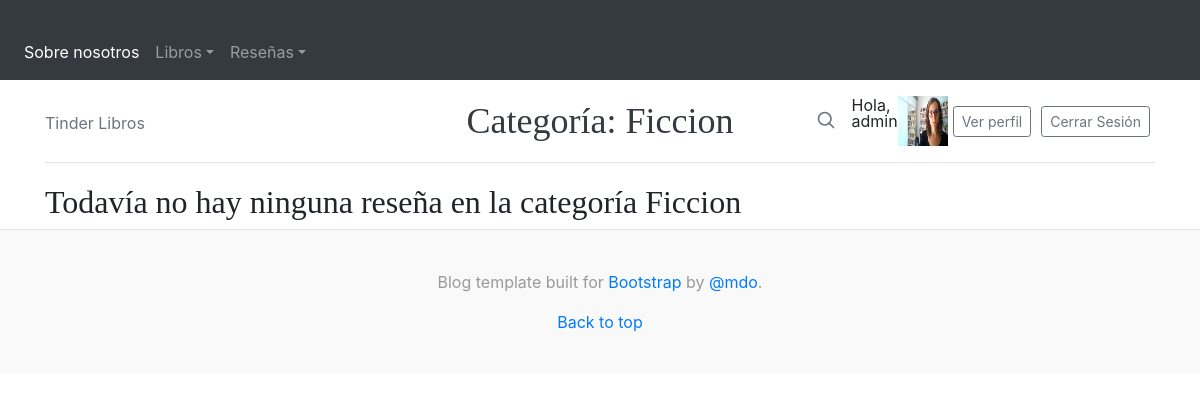
The page /categoria/ficcion/ (signed in) on the database as committed earlier.
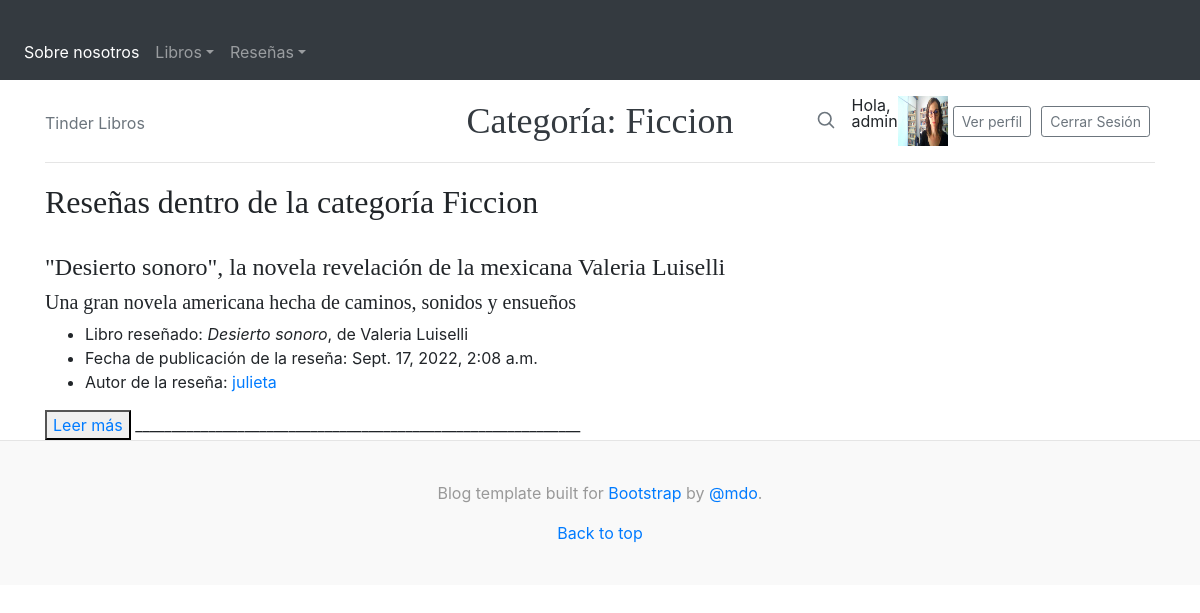
The same page on the database as committed later.
### Blog/models.py (models this page shows, shortened)
class Categoria(models.Model):
    nombre=models.CharField(max_length=50, null=True)
    class Meta:
        ordering = ["nombre"]

class Post(models.Model):
    titulo = models.CharField(max_length=250)
    subtitulo=models.CharField(max_length=250)
    autor=models.ForeignKey(User, on_delete=models.CASCADE)
    categoria=models.ForeignKey(Categoria, on_delete=models.SET_NULL, null=True, blank=True)
    libro=models.ForeignKey(Libro, on_delete=models.CASCADE, null=True)
    imagen=models.ImageField(null=True, blank=True, upload_to="imagenesBlog")
    cuerpo=RichTextField()
    fecha_publicacion=models.DateTimeField(auto_now_add=True)
    likes=models.ManyToManyField(User, related_name='likes')
    class Meta:
        ordering = ["-fecha_publicacion"]

### Libros/models.py (models this page shows, shortened)
class Libro(models.Model):
    titulo= models.CharField(max_length=100)
    isbn= models.CharField(max_length=30)
    fecha_publicacion = models.DateField()
    editorial = models.ForeignKey(Editorial,on_delete=models.CASCADE)
    autor = models.ForeignKey(Autor,on_delete=models.CASCADE)
    imagen=models.ImageField(null=True, blank=True, upload_to="imagenesLibros")
    class Meta:
        ordering = ["titulo"]

class Autor(models.Model):
    nombre= models.CharField(max_length=30)
    apellido= models.CharField(max_length=30)
    class Meta:
        ordering = ["apellido"]

### Blog/views.py (the view)
# urls.py: path('categoria/<str:cat>/', views.categoriaPosts, name="CategoriaPosts"),
def categoriaPosts(request, cat):
      categoria=Categoria.objects.filter(nombre=cat.replace('-', ' '))
      if len(categoria)!=0:
            categoria_posts=Post.objects.filter(categoria__nombre=cat.replace('-', ' '))
            return render(request, "Blog/categoria.html", {"cat":cat.title().replace('-', ' '), "categoria_posts":categoria_posts} )
      else:
            return render(request, "Blog/categoria.html", {"cat":cat.title().replace('-', ' '), "mensaje": f"Todavía no fue creada la categoría {cat}"} )

### Blog/templates/Blog/categoria.html (shortened to what this page needs)
{% extends "Blog/padre_simple.html" %}
{% load static %}
{% block titulopagina %} Categoría: {{ cat }}  {% endblock %}
{% block cuerpodelapagina %}
{% if mensaje %}
<h2>{{ mensaje }}</h2>
{% elif categoria_posts %}
<h2> Reseñas dentro de la categoría {{ cat }} </h2>
<br>
{% for post in categoria_posts %}
<h4> {{ post.titulo }} </h4>
<h5>{{ post.subtitulo }}</h5>
<ul>
<li>Libro reseñado:  <em>{{ post.libro.titulo }}</em>, de {{ post.libro.autor.nombre }} {{ post.libro.autor.apellido }} </li>
<li>Fecha de publicación de la reseña: {{ post.fecha_publicacion }}</li>
<li>Autor de la reseña: <a href="{% url 'profile' post.autor.pk %}">{{ post.autor }} </a> </li>
</ul>
<button>
    <a href="{% url 'PostVista' post.id %}"> Leer más</a>
</button>
_____________________________________________________________
{% endfor %}
{% else %}
<h2> Todavía no hay ninguna reseña en la categoría {{ cat }} </h2>
{% endif %}
{% endblock %}

Rows that differ between the two databases and show on the page:
now on this page (row edited): Post: titulo "\"Desierto sonoro\", la novela revelación de la mexicana Valeria Luiselli", subtitulo "Una gran novela americana hecha de caminos, sonidos y ensueños", libro.titulo "Desierto sonoro", libro.autor.nombre "Valeria", libro.autor.apellido "Luiselli", fecha_publicacion "Sept. 17, 2022, 2:08 a.m.", autor "julieta"
Other text that changed with them:
text no longer shown: "Todavía no hay ninguna reseña en la categoría"
text now shown: "Reseñas dentro de la categoría"
